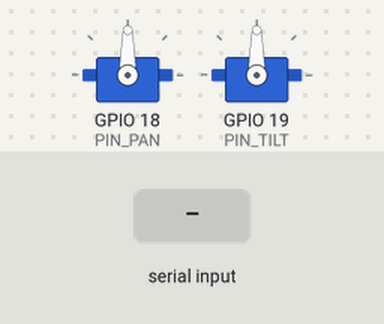
The sketch below on a simulated ESP32. Parts: 2 × servo. Inputs (shaded band) come from the test bench. What the sketch prints to the serial monitor is not drawn.

Above: at 1.2 s.
1.3 s: "S,,45\n" received over the second serial link
At 1.6 s:
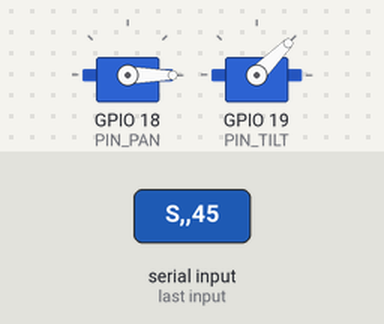
Timing chart, 0 to 4.3 s (numbered marks = the images above; inputs shaded):
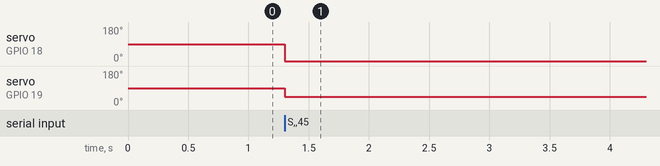

The sketch:

esp32_servo_uart.ino
```cpp
// esp32_servo_uart.ino
// Tugas ESP32: HANYA menerima perintah sudut lewat UART dan menggerakkan 2 servo.
// Semua logika PID ada di mini PC (tracker_stb.py).
//
// Library: "ESP32Servo" (Arduino IDE -> Library Manager -> cari ESP32Servo)
// Board  : ESP32 Dev Module
//
// Protokol (teks, diakhiri newline), baud 115200:
//   S,<pan>,<tilt>\n   -> set sudut servo (0-180), contoh: S,90,75
//   PING\n             -> dibalas PONG
//
// Wiring UART (level 3.3V!):
//   STB TX  -> ESP32 GPIO16 (RX2)
//   STB RX  -> ESP32 GPIO17 (TX2)
//   GND STB -> GND ESP32 (wajib sama)
// Servo: pan (kiri-kanan) = GPIO18, tilt (atas-bawah) = GPIO19
//        daya servo dari 5V terpisah, GND servo disambung ke GND ESP32.

#include <ESP32Servo.h>

const int PIN_PAN  = 18;   // kiri - kanan
const int PIN_TILT = 19;   // atas - bawah
const int PIN_RX2  = 16;
const int PIN_TX2  = 17;
const long BAUD    = 115200;

const int US_MIN = 500;    // lebar pulsa 0 derajat (us)
const int US_MAX = 2500;   // lebar pulsa 180 derajat (us)
const float SUDUT_AWAL = 90.0;

Servo servoPan;
Servo servoTilt;
String buf = "";

void setSudut(Servo &s, float sudut) {
  sudut = constrain(sudut, 0.0, 180.0);
  int us = US_MIN + (int)((US_MAX - US_MIN) * sudut / 180.0);
  s.writeMicroseconds(us);
}

void prosesBaris(String t) {
  t.trim();
  if (t.length() == 0) return;

  if (t == "PING") {
    Serial2.println("PONG");
    return;
  }

  if (t.startsWith("S,")) {
    int koma = t.indexOf(',', 2);
    if (koma < 0) return;                       // data rusak, abaikan
    float pan  = t.substring(2, koma).toFloat();
    float tilt = t.substring(koma + 1).toFloat();
    setSudut(servoPan, pan);
    setSudut(servoTilt, tilt);
  }
}

void setup() {
  Serial.begin(115200);                          // untuk debug lewat USB
  Serial2.begin(BAUD, SERIAL_8N1, PIN_RX2, PIN_TX2);

  servoPan.setPeriodHertz(50);
  servoTilt.setPeriodHertz(50);
  servoPan.attach(PIN_PAN, US_MIN, US_MAX);
  servoTilt.attach(PIN_TILT, US_MIN, US_MAX);

  setSudut(servoPan, SUDUT_AWAL);
  setSudut(servoTilt, SUDUT_AWAL);

  Serial.println("ESP32 siap. Servo di 90 derajat. Menunggu perintah UART...");
}

void loop() {
  while (Serial2.available()) {
    char c = (char)Serial2.read();
    if (c == '\n') {
      prosesBaris(buf);
      buf = "";
    } else if (c != '\r') {
      buf += c;
      if (buf.length() > 40) buf = "";           // buang sampah kalau tidak ada newline
    }
  }
}
```

Measured:
- after the input at 1.3 s, servo on GPIO 18 (PIN_PAN): 90° → 0° at once; servo on GPIO 19 (PIN_TILT): 90° → 45° at once
